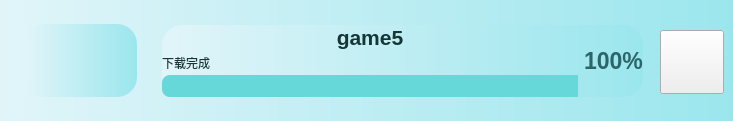
        <widget class="QWidget" name="widget_game_5" native="true">
         <property name="minimumSize">
          <size>
           <width>0</width>
           <height>121</height>
          </size>
         </property>
         <property name="maximumSize">
          <size>
           <width>16777215</width>
           <height>121</height>
          </size>
         </property>
         <property name="styleSheet">
          <string notr="true">.QWidget{
	background-color: qlineargradient(x1:0, y0:0, x2:1, y2:0,stop:0 rgb(225, 245, 249), stop:1 rgb(155, 230, 237));
	border-radius:20px;
	color: rgb(255, 255, 255);
}
</string>
         </property>
         <widget class="QWidget" name="widget_59" native="true">
          <property name="geometry">
           <rect>
            <x>24</x>
            <y>24</y>
            <width>113</width>
            <height>73</height>
           </rect>
          </property>
          <property name="styleSheet">
           <string notr="true"/>
          </property>
          <widget class="QLabel" name="label_icon_game_5">
           <property name="geometry">
            <rect>
             <x>30</x>
             <y>5</y>
             <width>64</width>
             <height>64</height>
            </rect>
           </property>
           <property name="styleSheet">
            <string notr="true">border-image: url(:/icons/icons/自定义.png);</string>
           </property>
           <property name="text">
            <string/>
           </property>
          </widget>
         </widget>
         <widget class="QPushButton" name="pushButton_game_5">
          <property name="geometry">
           <rect>
            <x>660</x>
            <y>30</y>
            <width>64</width>
            <height>64</height>
           </rect>
          </property>
          <property name="styleSheet">
           <string notr="true">border-image: url(:/icons/icons/play_game.png);</string>
          </property>
          <property name="text">
           <string/>
          </property>
         </widget>
         <widget class="QWidget" name="layoutWidget_16">
          <property name="geometry">
           <rect>
            <x>162</x>
            <y>25</y>
            <width>481</width>
            <height>72</height>
           </rect>
          </property>
          <layout class="QHBoxLayout" name="horizontalLayout_17">
           <item>
            <layout class="QVBoxLayout" name="verticalLayout_18">
             <property name="spacing">
              <number>2</number>
             </property>
             <item>
              <widget class="QLabel" name="label_game_5">
               <property name="font">
                <font>
                 <pointsize>16</pointsize>
                 <weight>75</weight>
                 <bold>true</bold>
                </font>
               </property>
               <property name="styleSheet">
                <string notr="true">color: rgb(22, 54, 53);
text-align:centre;
</string>
               </property>
               <property name="text">
                <string>game5</string>
               </property>
               <property name="alignment">
                <set>Qt::AlignCenter</set>
               </property>
              </widget>
             </item>
             <item>
              <widget class="QLabel" name="label_99">
               <property name="font">
                <font>
                 <weight>50</weight>
                 <bold>false</bold>
                </font>
               </property>
               <property name="styleSheet">
                <string notr="true">color: rgb(22, 54, 53)</string>
               </property>
               <property name="text">
                <string>下载完成</string>
               </property>
              </widget>
             </item>
             <item>
              <widget class="QProgressBar" name="progressBar_32">
               <property name="styleSheet">
                <string notr="true">QProgressBar::chunk {
        border-top-left-radius:8px;
border-bottom-left-radius:8px;
	background-color: rgb(103, 216, 217)
}
QProgressBar{
border-radius:8px;
background-color: rgb(223, 223, 223);
}
</string>
               </property>
               <property name="value">
                <number>100</number>
               </property>
               <property name="textVisible">
                <bool>false</bool>
               </property>
              </widget>
             </item>
            </layout>
           </item>
           <item>
            <widget class="QLabel" name="label_100">
             <property name="font">
              <font>
               <pointsize>17</pointsize>
               <weight>75</weight>
               <bold>true</bold>
              </font>
             </property>
             <property name="styleSheet">
              <string notr="true">color: rgb(43, 101, 103);</string>
             </property>
             <property name="text">
              <string>100%</string>
             </property>
             <property name="alignment">
              <set>Qt::AlignLeading|Qt::AlignLeft|Qt::AlignVCenter</set>
             </property>
            </widget>
           </item>
          </layout>
         </widget>
        </widget>
